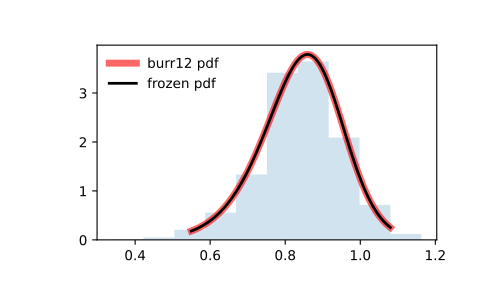

Generate this figure with Python:
from scipy.stats import burr12
import matplotlib.pyplot as plt
fig, ax = plt.subplots(1, 1)

# Calculate the first four moments:

c, d = 10, 4
mean, var, skew, kurt = burr12.stats(c, d, moments='mvsk')

# Display the probability density function (``pdf``):

x = np.linspace(burr12.ppf(0.01, c, d),
                burr12.ppf(0.99, c, d), 100)
ax.plot(x, burr12.pdf(x, c, d),
       'r-', lw=5, alpha=0.6, label='burr12 pdf')

# Alternatively, the distribution object can be called (as a function)
# to fix the shape, location and scale parameters. This returns a "frozen"
# RV object holding the given parameters fixed.

# Freeze the distribution and display the frozen ``pdf``:

rv = burr12(c, d)
ax.plot(x, rv.pdf(x), 'k-', lw=2, label='frozen pdf')

# Check accuracy of ``cdf`` and ``ppf``:

vals = burr12.ppf([0.001, 0.5, 0.999], c, d)
np.allclose([0.001, 0.5, 0.999], burr12.cdf(vals, c, d))
# True

# Generate random numbers:

r = burr12.rvs(c, d, size=1000)

# And compare the histogram:

ax.hist(r, density=True, histtype='stepfilled', alpha=0.2)
ax.legend(loc='best', frameon=False)
plt.show()
